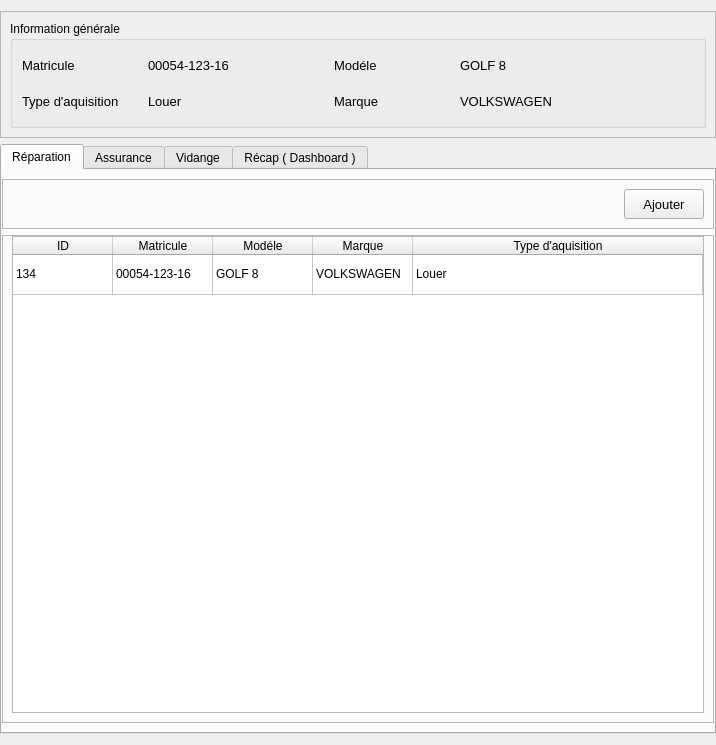
<?xml version="1.0" encoding="UTF-8"?>
<ui version="4.0">
 <class>Form</class>
 <widget class="QWidget" name="Form">
  <property name="geometry">
   <rect>
    <x>0</x>
    <y>0</y>
    <width>716</width>
    <height>745</height>
   </rect>
  </property>
  <property name="windowTitle">
   <string>Form</string>
  </property>
  <layout class="QGridLayout" name="gridLayout_3">
   <property name="leftMargin">
    <number>0</number>
   </property>
   <property name="rightMargin">
    <number>0</number>
   </property>
   <item row="0" column="0">
    <widget class="QFrame" name="frame">
     <property name="frameShape">
      <enum>QFrame::StyledPanel</enum>
     </property>
     <property name="frameShadow">
      <enum>QFrame::Raised</enum>
     </property>
     <layout class="QGridLayout" name="gridLayout_2">
      <item row="0" column="0">
       <widget class="QGroupBox" name="groupBox">
        <property name="title">
         <string>Information générale</string>
        </property>
        <layout class="QGridLayout" name="gridLayout">
         <item row="0" column="0">
          <layout class="QHBoxLayout" name="horizontalLayout">
           <item>
            <widget class="QLabel" name="label">
             <property name="minimumSize">
              <size>
               <width>120</width>
               <height>30</height>
              </size>
             </property>
             <property name="maximumSize">
              <size>
               <width>120</width>
               <height>30</height>
              </size>
             </property>
             <property name="font">
              <font>
               <pointsize>10</pointsize>
              </font>
             </property>
             <property name="text">
              <string>Matricule</string>
             </property>
            </widget>
           </item>
           <item>
            <widget class="QLabel" name="label_5">
             <property name="minimumSize">
              <size>
               <width>150</width>
               <height>30</height>
              </size>
             </property>
             <property name="maximumSize">
              <size>
               <width>180</width>
               <height>30</height>
              </size>
             </property>
             <property name="font">
              <font>
               <pointsize>10</pointsize>
              </font>
             </property>
             <property name="text">
              <string>00054-123-16</string>
             </property>
            </widget>
           </item>
          </layout>
         </item>
         <item row="1" column="0">
          <layout class="QHBoxLayout" name="horizontalLayout_2">
           <item>
            <widget class="QLabel" name="label_2">
             <property name="minimumSize">
              <size>
               <width>120</width>
               <height>30</height>
              </size>
             </property>
             <property name="maximumSize">
              <size>
               <width>120</width>
               <height>30</height>
              </size>
             </property>
             <property name="font">
              <font>
               <pointsize>10</pointsize>
              </font>
             </property>
             <property name="text">
              <string>Type d'aquisition</string>
             </property>
            </widget>
           </item>
           <item>
            <widget class="QLabel" name="label_6">
             <property name="minimumSize">
              <size>
               <width>150</width>
               <height>30</height>
              </size>
             </property>
             <property name="maximumSize">
              <size>
               <width>180</width>
               <height>30</height>
              </size>
             </property>
             <property name="font">
              <font>
               <pointsize>10</pointsize>
              </font>
             </property>
             <property name="text">
              <string>Louer</string>
             </property>
            </widget>
           </item>
          </layout>
         </item>
         <item row="0" column="1">
          <layout class="QHBoxLayout" name="horizontalLayout_3">
           <item>
            <widget class="QLabel" name="label_3">
             <property name="minimumSize">
              <size>
               <width>120</width>
               <height>30</height>
              </size>
             </property>
             <property name="maximumSize">
              <size>
               <width>120</width>
               <height>30</height>
              </size>
             </property>
             <property name="font">
              <font>
               <pointsize>10</pointsize>
              </font>
             </property>
             <property name="text">
              <string>Modéle</string>
             </property>
            </widget>
           </item>
           <item>
            <widget class="QLabel" name="label_7">
             <property name="minimumSize">
              <size>
               <width>150</width>
               <height>30</height>
              </size>
             </property>
             <property name="font">
              <font>
               <pointsize>10</pointsize>
              </font>
             </property>
             <property name="text">
              <string>GOLF 8</string>
             </property>
            </widget>
           </item>
          </layout>
         </item>
         <item row="1" column="1">
          <layout class="QHBoxLayout" name="horizontalLayout_4">
           <item>
            <widget class="QLabel" name="label_4">
             <property name="minimumSize">
              <size>
               <width>120</width>
               <height>30</height>
              </size>
             </property>
             <property name="maximumSize">
              <size>
               <width>120</width>
               <height>30</height>
              </size>
             </property>
             <property name="font">
              <font>
               <pointsize>10</pointsize>
              </font>
             </property>
             <property name="text">
              <string>Marque</string>
             </property>
            </widget>
           </item>
           <item>
            <widget class="QLabel" name="label_8">
             <property name="minimumSize">
              <size>
               <width>150</width>
               <height>30</height>
              </size>
             </property>
             <property name="font">
              <font>
               <pointsize>10</pointsize>
              </font>
             </property>
             <property name="text">
              <string>VOLKSWAGEN</string>
             </property>
            </widget>
           </item>
          </layout>
         </item>
        </layout>
       </widget>
      </item>
     </layout>
    </widget>
   </item>
   <item row="1" column="0">
    <widget class="QTabWidget" name="tabWidget">
     <property name="currentIndex">
      <number>0</number>
     </property>
     <widget class="QWidget" name="tab">
      <attribute name="title">
       <string>Réparation</string>
      </attribute>
      <layout class="QGridLayout" name="gridLayout_5">
       <property name="leftMargin">
        <number>0</number>
       </property>
       <property name="rightMargin">
        <number>0</number>
       </property>
       <item row="1" column="0">
        <widget class="QFrame" name="frame_2">
         <property name="frameShape">
          <enum>QFrame::StyledPanel</enum>
         </property>
         <property name="frameShadow">
          <enum>QFrame::Raised</enum>
         </property>
         <layout class="QGridLayout" name="gridLayout_4">
          <property name="topMargin">
           <number>0</number>
          </property>
          <item row="0" column="0">
           <widget class="QTableWidget" name="tableWidget">
            <property name="editTriggers">
             <set>QAbstractItemView::NoEditTriggers</set>
            </property>
            <property name="selectionBehavior">
             <enum>QAbstractItemView::SelectRows</enum>
            </property>
            <attribute name="horizontalHeaderStretchLastSection">
             <bool>true</bool>
            </attribute>
            <attribute name="verticalHeaderVisible">
             <bool>false</bool>
            </attribute>
            <attribute name="verticalHeaderMinimumSectionSize">
             <number>40</number>
            </attribute>
            <attribute name="verticalHeaderShowSortIndicator" stdset="0">
             <bool>false</bool>
            </attribute>
            <row>
             <property name="text">
              <string>New Row</string>
             </property>
            </row>
            <column>
             <property name="text">
              <string>ID</string>
             </property>
            </column>
            <column>
             <property name="text">
              <string>Matricule</string>
             </property>
            </column>
            <column>
             <property name="text">
              <string>Modéle</string>
             </property>
            </column>
            <column>
             <property name="text">
              <string>Marque</string>
             </property>
            </column>
            <column>
             <property name="text">
              <string>Type d'aquisition</string>
             </property>
            </column>
            <item row="0" column="0">
             <property name="text">
              <string>134</string>
             </property>
            </item>
            <item row="0" column="1">
             <property name="text">
              <string>00054-123-16</string>
             </property>
            </item>
            <item row="0" column="2">
             <property name="text">
              <string>GOLF 8</string>
             </property>
            </item>
            <item row="0" column="3">
             <property name="text">
              <string>VOLKSWAGEN</string>
             </property>
            </item>
            <item row="0" column="4">
             <property name="text">
              <string>Louer</string>
             </property>
            </item>
           </widget>
          </item>
         </layout>
        </widget>
       </item>
       <item row="0" column="0">
        <widget class="QFrame" name="frame_3">
         <property name="styleSheet">
          <string notr="true">
QPushButton{
	background-color:#fff;
	border:1px solid rgba(0,0,0,0.4);
	outline:none;
	border-radius:3px;
};
</string>
         </property>
         <property name="frameShape">
          <enum>QFrame::StyledPanel</enum>
         </property>
         <property name="frameShadow">
          <enum>QFrame::Raised</enum>
         </property>
         <layout class="QHBoxLayout" name="horizontalLayout_5">
          <item>
           <spacer name="horizontalSpacer">
            <property name="orientation">
             <enum>Qt::Horizontal</enum>
            </property>
            <property name="sizeHint" stdset="0">
             <size>
              <width>478</width>
              <height>20</height>
             </size>
            </property>
           </spacer>
          </item>
          <item>
           <widget class="QPushButton" name="ajouter_pushButton">
            <property name="minimumSize">
             <size>
              <width>80</width>
              <height>30</height>
             </size>
            </property>
            <property name="font">
             <font>
              <pointsize>10</pointsize>
              <weight>50</weight>
              <bold>false</bold>
             </font>
            </property>
            <property name="text">
             <string>Ajouter</string>
            </property>
           </widget>
          </item>
         </layout>
        </widget>
       </item>
      </layout>
     </widget>
     <widget class="QWidget" name="tab_2">
      <attribute name="title">
       <string>Assurance</string>
      </attribute>
     </widget>
     <widget class="QWidget" name="tab_3">
      <attribute name="title">
       <string>Vidange</string>
      </attribute>
     </widget>
     <widget class="QWidget" name="tab_4">
      <attribute name="title">
       <string>Récap ( Dashboard )</string>
      </attribute>
     </widget>
    </widget>
   </item>
  </layout>
 </widget>
 <resources/>
 <connections/>
</ui>
